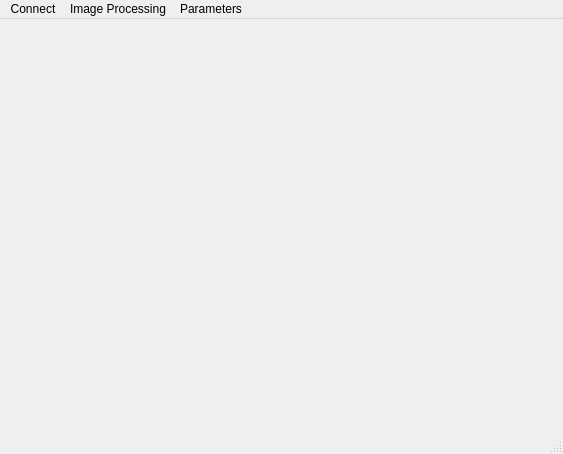
<?xml version="1.0" encoding="UTF-8"?>
<ui version="4.0">
 <class>MainWindow</class>
 <widget class="QMainWindow" name="MainWindow">
  <property name="geometry">
   <rect>
    <x>0</x>
    <y>0</y>
    <width>563</width>
    <height>454</height>
   </rect>
  </property>
  <property name="windowTitle">
   <string>Netra.AI</string>
  </property>
  <widget class="QWidget" name="centralwidget"/>
  <widget class="QMenuBar" name="menubar">
   <property name="geometry">
    <rect>
     <x>0</x>
     <y>0</y>
     <width>563</width>
     <height>22</height>
    </rect>
   </property>
   <property name="nativeMenuBar">
    <bool>false</bool>
   </property>
   <widget class="QMenu" name="menuImage_Processing">
    <property name="title">
     <string>Image Processing</string>
    </property>
    <addaction name="actionFace_Recognition"/>
   </widget>
   <widget class="QMenu" name="menuParameters">
    <property name="title">
     <string>Parameters</string>
    </property>
    <widget class="QMenu" name="menuFace_Recognition">
     <property name="title">
      <string>Face Recognition</string>
     </property>
     <addaction name="actionConfidencial_Level"/>
     <addaction name="actionCandidates"/>
    </widget>
    <addaction name="menuFace_Recognition"/>
   </widget>
   <widget class="QMenu" name="menuConnect">
    <property name="title">
     <string>Connect</string>
    </property>
    <addaction name="actionLogin"/>
    <addaction name="separator"/>
    <addaction name="actionExit"/>
   </widget>
   <addaction name="menuConnect"/>
   <addaction name="menuImage_Processing"/>
   <addaction name="menuParameters"/>
  </widget>
  <widget class="QStatusBar" name="statusbar"/>
  <action name="actionConfidencial_Level">
   <property name="text">
    <string>Confidencial Level</string>
   </property>
  </action>
  <action name="actionCandidates">
   <property name="text">
    <string>Candidates</string>
   </property>
  </action>
  <action name="actionLogin">
   <property name="text">
    <string>Login</string>
   </property>
  </action>
  <action name="actionExit">
   <property name="text">
    <string>Exit</string>
   </property>
  </action>
  <action name="actionFace_Recognition">
   <property name="text">
    <string>Face Recognition</string>
   </property>
  </action>
 </widget>
 <resources/>
 <connections/>
</ui>
